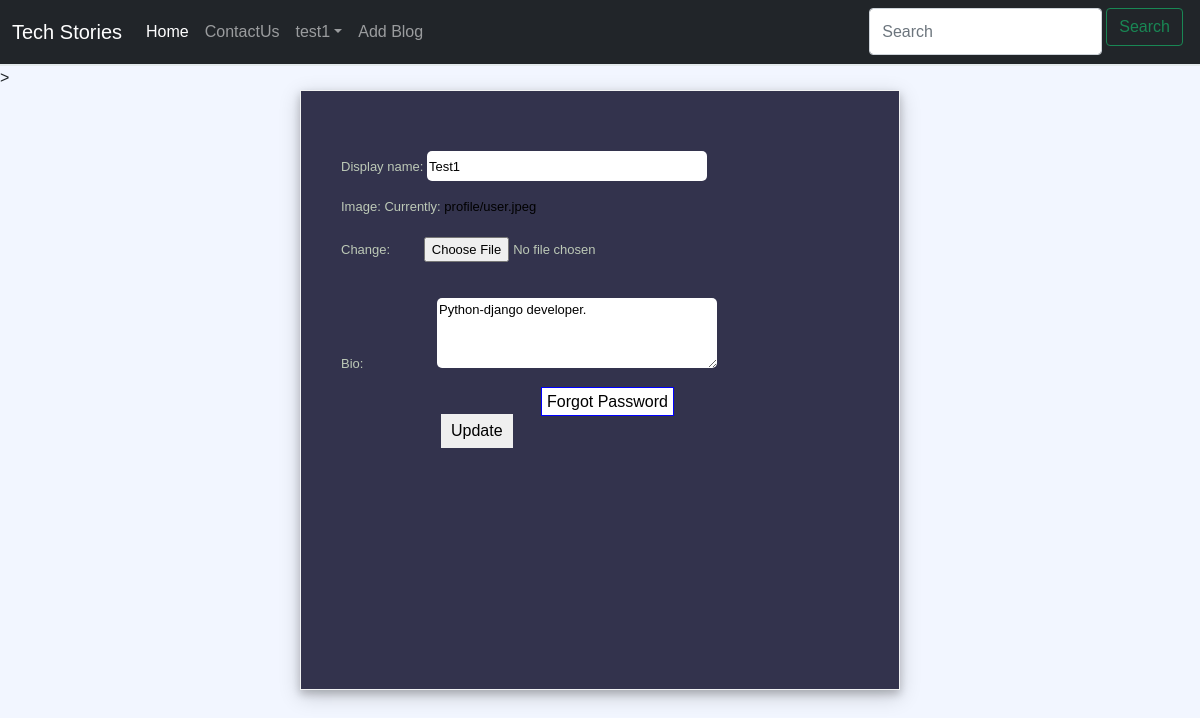
Before: /accounts/profile/2 (signed in) with the older database file.
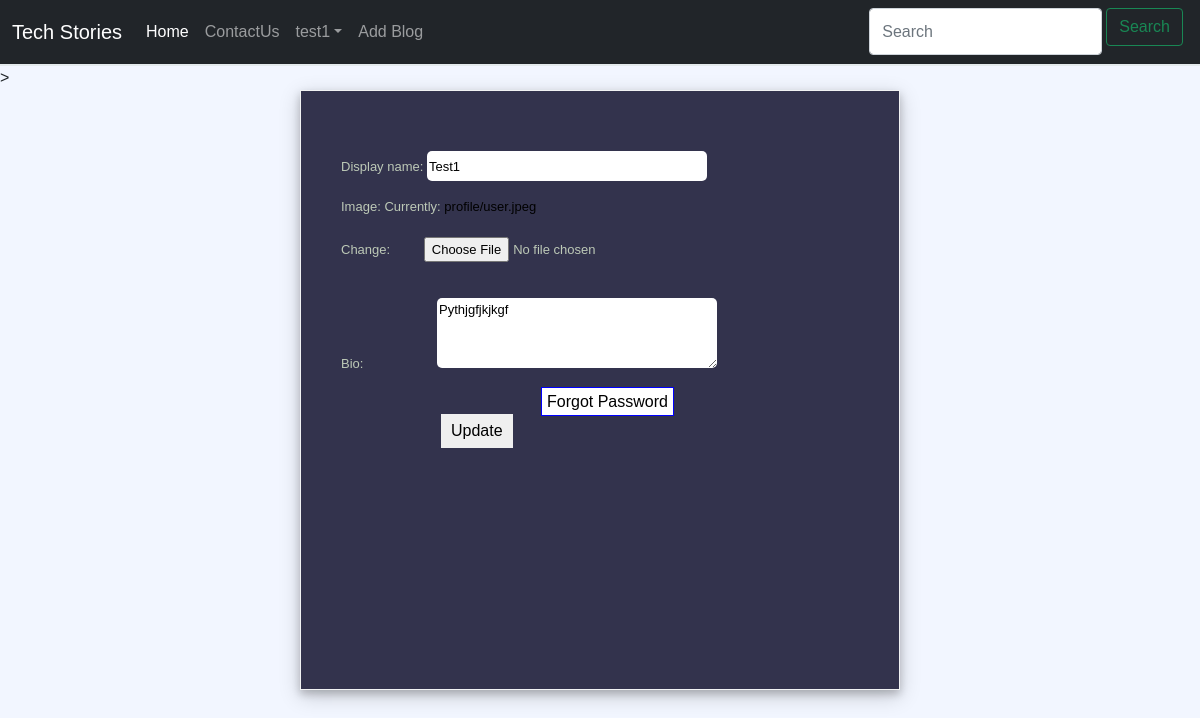
After: the same page with the newer database file.
### account/models.py (models this page shows, shortened)
class Profile(models.Model):
    user = models.OneToOneField(User, on_delete=models.CASCADE, related_name='user')
    display_name = models.CharField(max_length=20, db_index=True, default="Add your name")
    bio = models.CharField(max_length=500, db_index=True, default="Add your information")
    image = models.ImageField(upload_to="profile/", db_index=True, default='profile/user.jpeg')

### account/views.py (the view)
# urls.py: path('profile/<int:pk>', UpdateProfileView.as_view(), name="ProfileUpdate"),
class UpdateProfileView(LoginRequiredMixin, UpdateView):
    model = Profile
    form_class = ProfileUpdateForm
    template_name = "account/profile_update.html"
    success_url = reverse_lazy('profile')

### account/forms.py
class ProfileUpdateForm(forms.ModelForm):
    bio = forms.CharField(widget=forms.Textarea)
    class Meta:
        model = Profile
        fields = ['display_name', 'image', 'bio']

### account/templates/account/profile_update.html (shortened to what this page needs)
{% extends "blog/base.html" %}
{% block content %}>
    <div id="profile-update-div" style="margin:0px auto;">
            <form method="post" id="profile-update-form" enctype="multipart/form-data">
                    {{ form.as_p }}
                <a id="update-btn" href="{% url 'password_reset' %}" style="background-color:white;padding:5px;margin-left:200px;margin-bottom:-150px;border:1px solid blue;">Forgot Password</a><br>
                <input  type="submit" value="Update" style="margin-left:100px;border:none;padding:5px 10px 5px 10px;">
            </form>
    </div>
{% endblock %}

### blog/templates/blog/base.html (shortened to what this page needs)
{% load static %}
<!DOCTYPE html>
<html lang="en">
<head>
  <link href="https://cdn.jsdelivr.net/npm/bootstrap@5.1.3/dist/css/bootstrap.min.css" rel="stylesheet"
 />
  <link rel="stylesheet" href="{% static  'blog/css/base.css' %}" />
</head>
<body>
  <div>
  <nav class="navbar navbar-expand-lg navbar-dark bg-dark">
    <div class="container-fluid">
      <a class="navbar-brand" href="{% url 'index' %}">Tech Stories</a>
      <div class="collapse navbar-collapse" id="navbarSupportedContent">
        <ul class="navbar-nav me-auto mb-2 mb-lg-0">
          <li class="nav-item">
            <a class="nav-link active" aria-current="page" href="{% url 'index' %}">Home</a>
          </li>
          <li class="nav-item">
            <a class="nav-link" href="{% url 'contact' %}">ContactUs</a>
          </li>
          {% if user.is_authenticated %}
            <li class="nav-item dropdown">
              <a class="nav-link dropdown-toggle" href="{% url 'profile'  %}" id="navbarDropdown" role="button" data-bs-toggle="dropdown" aria-expanded="true">{{ user.get_username }}</a>
            </li>
            <li class="nav-item">
              <a class="nav-link" href="{% url 'post' %}">Add Blog</a>
            </li>
          {% endif %}
        </ul>
        <form class="d-flex" method="get" action="{% url 'search' %}">
          <input class="form-control me-1" name="search" type="search" placeholder="Search" aria-label="Search" />
          <button class="btn btn-outline-success" type="submit">Search</button>
        </form>
      </div>
    </div>
  </nav>
  <hr />
    {% block content %}
    {% endblock %}
  </div>
</body>
</html>

### blog/static/blog/css/base.css (style rules this page uses)
body { margin:0; background-color:#f2f6ff; font-family: Raleway,sans-serif; }
a { color:black; text-decoration:none; }
hr { margin:0px; border:0.5px solid #bdc9b7; }
p { color:#bdc9b7; }
button { border:1px solid #0084ff; border-radius:15px; color:#0084ff; background-color:#f2f6ff; padding-left:10px; padding-right:10px; padding-top:5px; padding-bottom:5px; margin-right:5px; margin-bottom:10px }

Changed rows visible on the page:
changed Profile "Test1": bio "Python-django developer." → "Pythjgfjkjkgf"
